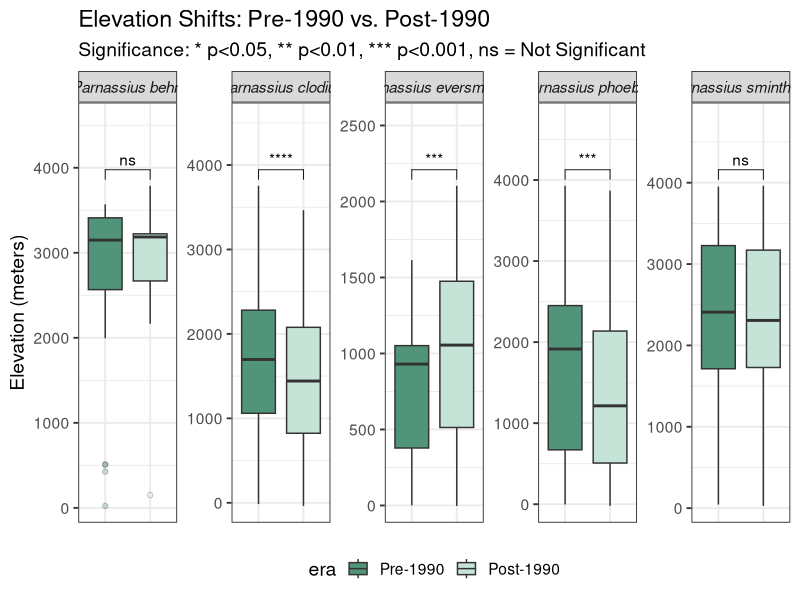
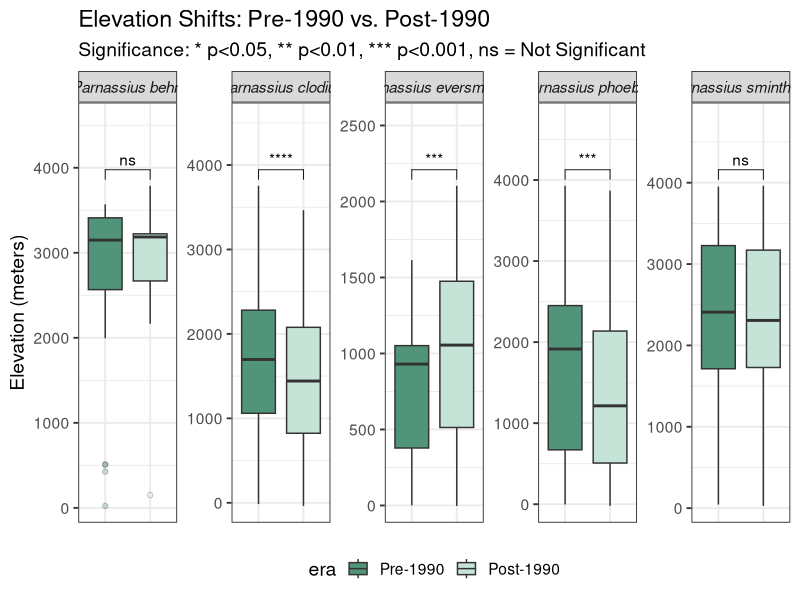

R code for these plots, in order:
if(!require(ggplot2)) install.packages("ggplot2")
if(!require(dplyr)) install.packages("dplyr")
if(!require(readr)) install.packages("readr")
if(!require(tidyr)) install.packages("tidyr")
if(!require(ggpubr)) install.packages("ggpubr")

library(ggplot2)
library(dplyr)
library(readr)
library(tidyr)
library(ggpubr)
library(scales)

# Load the data
df <- read_csv("Parnassius_NA_Harmonized_Full.csv")

df <- df %>%
  filter(!is.na(year)) %>% # Must have a year
  mutate(era = case_when(
    year < 1990 ~ "Pre-1990",
    year >= 1990 ~ "Post-1990"
  )) %>%
  # Convert to factor to lock in the chronological order
  mutate(era = factor(era, levels = c("Pre-1990", "Post-1990")))

# Get list of unique species
species_list <- unique(df$species)

# ==============================================================================
# T-Test
# loop through each species to test the hypothesis:
# There are significant elevation differences between eras.
# ==============================================================================

sink("TTest_Elevation_Results.txt") 

print("-------------------------------------------------------------")
print(" HYPOTHESIS TEST: Do species move UP in elevation over time? ")
print("-------------------------------------------------------------")

for (sp in species_list) {
  
  # Subset data for one species
  sp_data <- df %>% 
    filter(species == sp) %>%
    filter(!is.na(extracted_elevation))
  
  print(paste("Analyzing Species:", sp))
  
  # Check if we have data for both eras to compare
  if(length(unique(sp_data$era)) < 2) {
    print("  -> Not enough eras for T-test. Skipping.")
    print("-------------------------------------------------------------")
    next
  }
  
  # TWO-SAMPLE T-TEST
  # Formula: Elevation depends on Era
  t_test_model <- t.test(extracted_elevation ~ era, data = sp_data)
  
  # Extract p-value
  p_val <- t_test_model$p.value
  print(paste("  -> T-test p-value:", format(p_val, scientific = FALSE)))
  
  # Check for hypothesis direction if significant
  if(p_val < 0.05) {
    print("  -> SIGNIFICANT DIFFERENCE FOUND.")
    
    # Extract the means for both groups from the t-test object
    mean_hist <- t_test_model$estimate[1] # Mean of pre1990
    mean_mod <- t_test_model$estimate[2]  # Mean of post1990
    
    diff <- mean_mod - mean_hist
    
    if(diff > 0) {
      print(paste("  -> RESULT: Moved UP by", round(diff, 2), "meters (Supports Hypothesis)"))
    } else {
      print(paste("  -> RESULT: Moved DOWN by", round(abs(diff), 2), "meters (Rejects Hypothesis)"))
    }
  } else {
    print("  -> No significant shift detected.")
  }
  print("-------------------------------------------------------------")
}

sink() # Stop saving to file
print("Statistical analysis complete. Results saved to 'TTest_Elevation_Results_Log.txt'.")

# ==============================================================================
# DATA VISUALIZATION (THE "NICE" PLOT)
# ==============================================================================

my_colors <- c("Pre-1990" = "#509579",     
               "Post-1990" = "#c6e3d8")    

# Define the specific comparison you want to highlight
my_comparisons <- list( c("Pre-1990", "Post-1990") )

plot_elev <- ggplot(df, aes(x = era, y = extracted_elevation, fill = era)) +
  geom_boxplot(outlier.shape = 21, outlier.alpha = 0.3) +
  
  # Add Significance Stars (Uses T-test automatically)
  stat_compare_means(comparisons = my_comparisons, 
                     method = "t.test", 
                     label = "p.signif") + 
  
  facet_wrap(~species, scales = "free_y", nrow = 1) +
  
  scale_fill_manual(values = my_colors) +
  
  scale_y_continuous(expand = expansion(mult = c(0.05, 0.2))) +
  
  labs(title = "Elevation Shifts: Pre-1990 vs. Post-1990", 
       subtitle = "Significance: * p<0.05, ** p<0.01, *** p<0.001, ns = Not Significant",
       y = "Elevation (meters)") +
  
  theme_bw(base_size = 14) +
  theme(
    axis.title.x = element_blank(),
    axis.text.x = element_blank(),
    axis.ticks.x = element_blank(),
    legend.position = "bottom",
    strip.text = element_text(face = "italic", size = 11)
  )


# Save the plot
ggsave("Parnassius_Elevation_Final_2Eras.png", plot_elev, width = 14, height = 6)
print(plot_elev)

print("Graph saved as 'Parnassius_Elevation_Final_2Eras.png'")
